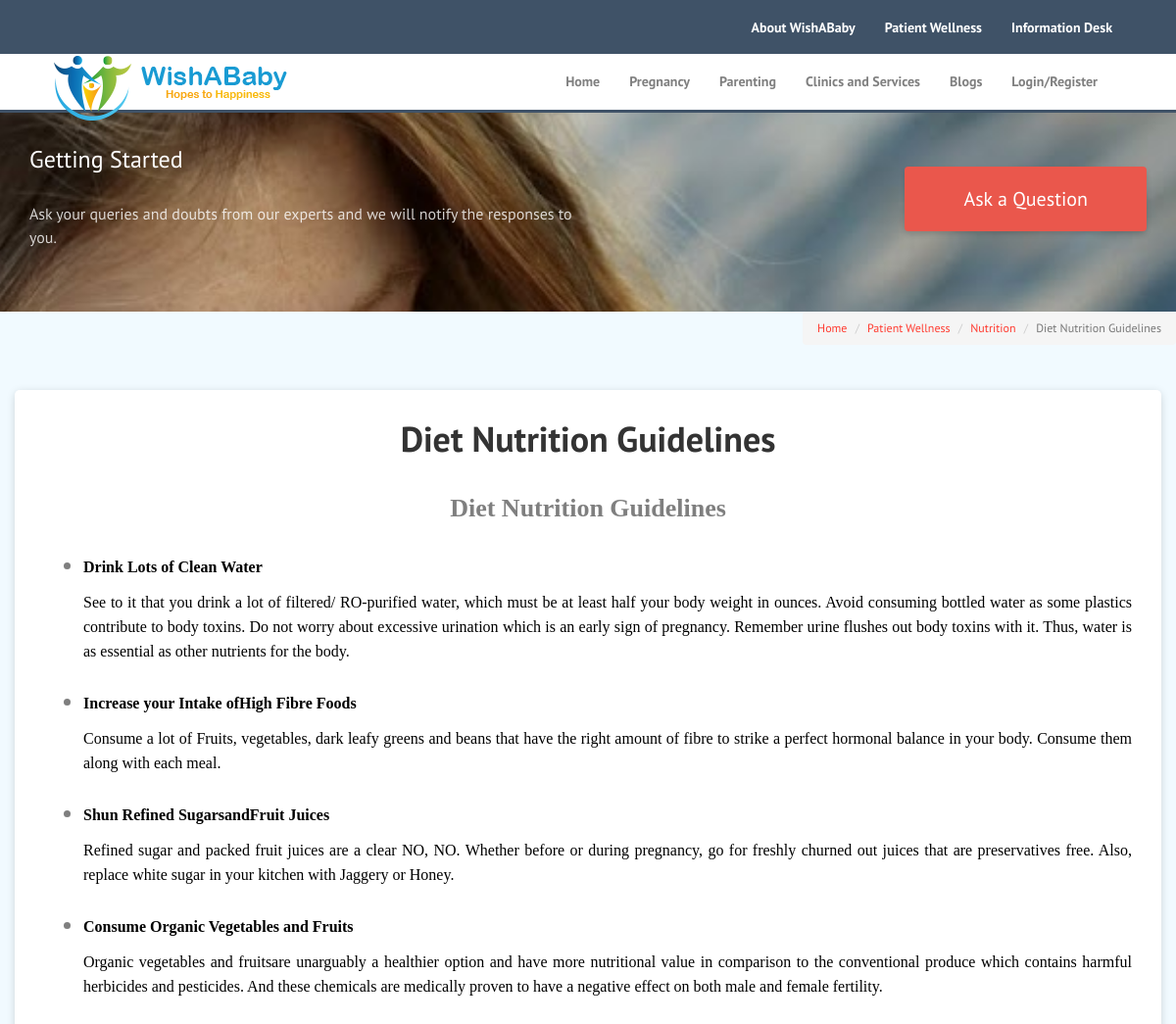
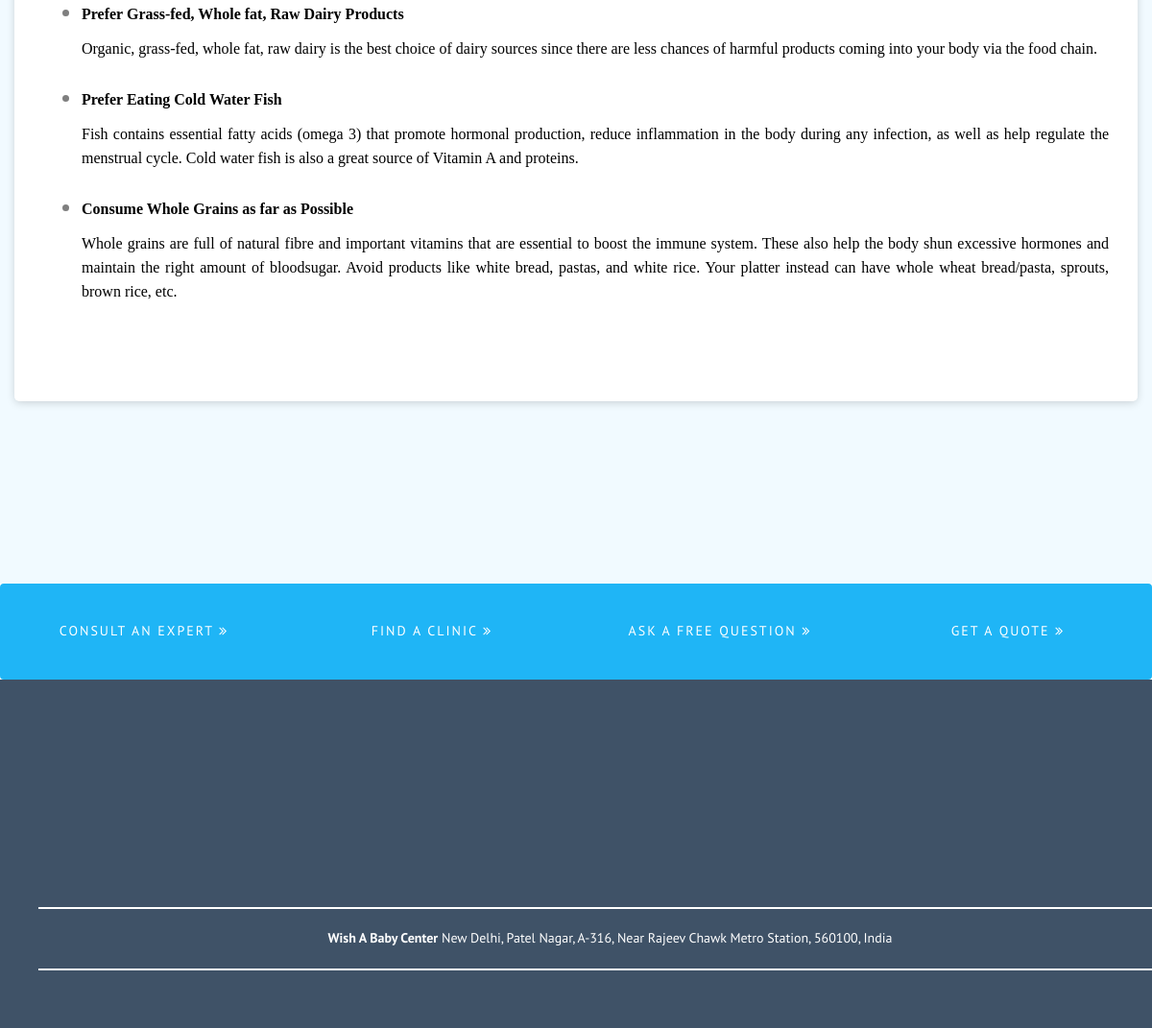
/wish/patient-wellness-1/nutrition/diet-nutrition-guidelines, run on the app's committed database (2 pictures, top to bottom).
### tables this page shows
CREATE TABLE `menu` (
  `menu_id` int(11) NOT NULL,
  `menu_name` varchar(255) NOT NULL,
  `menu_slug` varchar(255) NOT NULL,
  `menu_content` text NOT NULL,
  `menu_title` text NOT NULL,
  `menu_keyword` text NOT NULL,
  `menu_description` text NOT NULL,
  `menu_order` int(11) NOT NULL,
  `menu_top` int(11) NOT NULL
);

CREATE TABLE `nestedmenu` (
  `nest_id` int(11) NOT NULL,
  `nest_name` text NOT NULL,
  `nest_slug` text NOT NULL,
  `nest_submenu_id` int(11) NOT NULL,
  `nest_content` text NOT NULL,
  `nest_title` varchar(255) NOT NULL,
  `nest_keyword` text NOT NULL,
  `nest_description` text NOT NULL,
  `nest_order` int(11) NOT NULL
);

CREATE TABLE `submenu` (
  `submenu_id` int(11) NOT NULL,
  `submenu_name` text NOT NULL,
  `submenu_slug` text NOT NULL,
  `submenu_menu_id` int(11) NOT NULL,
  `submenu_content` text NOT NULL,
  `submenu_title` text NOT NULL,
  `submenu_keyword` text NOT NULL,
  `submenu_description` text NOT NULL,
  `submenu_order` int(11) NOT NULL
);

### application/controllers/Wish.php (called while the page is built, shortened)
<?php
	Class Wish extends CI_Controller
	{
		public function __construct()
		{
			$this->load->model('select');
			$this->cat	=	$this->select->get_all_category();
			$this->menu		=	$this->select->get_all_menu();
			if(count($this->menu))
			{
				$i	=	0;
				foreach($this->menu as $x)
				{
					$array		=	array(
											'submenu_menu_id'	=>	$x['menu_id']
										);
					$submenu	=	$this->select->get_some_submenu($array);
					if(count($submenu))
					{
						$j=0;
						foreach($submenu as $y)
						{
							$array	=	array('nest_submenu_id'		=>		$y['submenu_id']);
							$nestedmenu	=	$this->select->get_header_nestedmenu($array);
							$submenu[$j]['nestedmenu']	=	$nestedmenu;
							$j++;
						}
					}
					$this->menu[$i]['submenu']	=	$submenu;
					$i++;
				}
			}
		}
		public function nestedmenu()
		{
			$nest_slug	=	 $this->uri->segment(4);
			$array		=	 array(
									'nest_slug'		=>	$nest_slug,
									);
			$nestedmenu	=	$this->select->get_one_nestedmenu($array);
			$array	=	array(
								'cat'			=>	$this->cat,
								'menu'			=>	$this->menu,
								'nestedmenu'	=>	$nestedmenu,
							);
			$this->load->view('home/nestedmenu',['array'	=>	$array]);
		}
	}
?>

### index.php (called while the page is built, shortened)
<?php
require_once BASEPATH.'core/CodeIgniter.php';

### application/models/Select.php (called while the page is built, shortened)
<?php
	class Select extends CI_Model
	{
		public function get_all_category()
		{
			$q	=	$this->db->select('cat_name,cat_slug,cat_image,cat_id,cat_details')
							->get('category');
			return $q->result_array();
		}
		public function get_all_menu()
		{
			$q	=	$this->db->select('menu_name,menu_slug,menu_id,menu_top')
							->order_by('menu_order','asc')
							->get('menu');
			return $q->result_array();
		}
		public function get_one_nestedmenu($array)
		{
			$q	=	$this->db->select('*')
							->join('submenu','submenu_id	=	nest_submenu_id')
							->join('menu','menu_id			=	submenu_menu_id')
							->where($array)
							->get('nestedmenu');
			return $q->row_array();
		}
	}
?>

### application/views/home/nestedmenu.php (the view, shortened to what this page needs)
<?php
	$nest	=	$array['nestedmenu'];
?>
<!DOCTYPE html>
 <html class="no-js">
	<head>
	<link rel="stylesheet" href="<?= base_url('assets/front/');?>css/animate.css">
	<link rel="stylesheet" href="<?= base_url('assets/front/');?>css/icomoon.css">
	<link rel="stylesheet" href="<?= base_url('assets/front/');?>css/simple-line-icons.css">
	<link rel="stylesheet" href="<?= base_url('assets/front/');?>css/bootstrap.css">
	<link rel="stylesheet" href="<?= base_url('assets/front/');?>css/owl.carousel.min.css">
	<link rel="stylesheet" href="<?= base_url('assets/front/');?>css/owl.theme.default.min.css">
	<link rel="stylesheet" href="<?= base_url('assets/front/');?>css/style.css">
	<link rel="stylesheet" href="<?= base_url('assets/front/');?>css/list.css">
	<link rel="stylesheet" href="<?= base_url('assets/front/');?>css/new.css">
	</head>
	<body>
	<?php
		include('includes/header.php');
		include('includes/header2.php');
	?>
	<section id="fh5co-pricing" data-section="pricing">
		 <ol class="breadcrumb pull-right" style="font-size:12px;">
		  <li class="breadcrumb-item"><a href="<?= base_url();?>">Home</a></li>
		  <li class="breadcrumb-item"><a href="<?= base_url('wish/'.$nest['menu_slug']);?>"><?= $nest['menu_name'];?></a></li>
		  <li class="breadcrumb-item"><a href="<?= base_url('wish/'.$nest['menu_slug'].'/'.$nest['submenu_slug']);?>"><?= $nest['submenu_name'];?></a></li>
		  <li class="breadcrumb-item active"><?= $nest['nest_name'];?></li>
		</ol>
		<div class="fh5co-pricing">
			<div class="container-fluid">
				<div class="row">
					<div class="col-md-12" >
						<div class="pricing" style="    width: 100%;" >
							<div class="">
								<div class="price-box to-animate-2 popular  " style="width:100%;text-align:left;">
									 <h1 class="text-center"><b><?= $nest['nest_name'];?></b></h1>
									 <?= $nest['nest_content'];?>
								</div>
							</div>
						</div>
					</div>
				</div>
			</div>
		</div>
	</section>
	<?php
		include('includes/footer.php');
	?>
	</body>
</html>

### application/views/home/includes/header.php (shortened to what this page needs)
<?php
	$menu	=	$array['menu'];
?>
<header role="banner" id="fh5co-header">
		<div class="fluid-container">
			<nav class="navbar navbar-default" style="background:#3f5267;">
				<div id="" class="navbar-collapse collapse">
					<ul class="nav navbar-nav navbar-right" style="font-size:14px; font-family: 'PT Sans', Arial, serif;">
						 <?php
						if(count($menu))
						{
							foreach($menu as $x)
							{
							if($x['menu_top']=='1')
								{
								?>
									<li class="dropdown">
									  <a class="external" style="color:white;" href='<?= base_url('wish/'.$x['menu_slug']);?>'><b><?= $x['menu_name'];?></b></a>
									</li>
								<?php
							}
							}
						}
					?>
					</ul>
				</div>
			</nav>
			<nav class="navbar navbar-default"  style="border-bottom:3px solid #3f5267;">
				<div class="navbar-header">
					<a class="navbar-brand" href="<?= base_url();?>"><img style="width:auto;height:auto;margin-top:-25px;" class="img img-responsive logo" src="<?= base_url('img/logo.png');?>"/></a>
				</div>
				<div id="navbar" class="navbar-collapse collapse">
					<ul class="nav navbar-nav navbar-right">
						<li class=""><a href="<?= base_url();?>" class="external"><span><b>Home</b></span></a></li>
						 <?php
						if(count($menu))
						{
							foreach($menu as $x)
							{
								?>
									<li class="dropdown  <?php if($x['menu_top']=='1'){ echo 'hidden-sm hidden-lg hidden-md';}?> " >
									  <a class="external" href='<?= base_url('wish/'.$x['menu_slug']);?>'><b><?= $x['menu_name'];?></b></a>
									</li>
								<?php
							}
						}
					?>
						<li><a class="external" href="<?= base_url('blogs');?>"><b>Blogs</b></a></li>
						<?php
							if(isset($_COOKIE['wish_user_id']) || isset($_COOKIE['wish_clinic_id']) || isset($_COOKIE['wish_expert_id']))
							{
								?>
										<?php
										if(isset($_COOKIE['wish_user_id']))
										{
											?>
											<li class="dropdown">
											<a class="external" href='#'><b>My Account</b></a>
											<ul class="dropdown-menu">
											<li><a class="external" href="<?= base_url('myprofile');?>"><b>My Profile</b></a></li>
											<li class="divider"></li>
											<!-- <li><a class="external" href="<?= base_url('Cart');?>"><b>Cart</b></a></li>
											<li class="divider"></li> -->
											<li><a class="external" href="<?= base_url('dashboard/myappointments');?>"><b>My Appointments</b></a></li>
											<li class="divider"></li>
											<li><a class="external" data-target="#changepasswordmodal" data-toggle="modal" href="#"><b>Change Password</b></a></li>
											<li class="divider"></li>
											<li><a class="external" href="<?= base_url('logout');?>"><b>Sign Out</b></a></li>
											<li class="divider"></li>
											</ul>
											</li>
											<?php
										}
										else if(isset($_COOKIE['wish_clinic_id']))
										{
											?>
												<li><a class="external" href="<?= base_url('dashboard/clinic');?>"><b>My Account</b></a></li>
												<li><a class="external" href="<?= base_url('logout');?>"><b>Sign Out</b></a></li>
											<?php
										}
										else if(isset($_COOKIE['wish_expert_id']))
										{
											?>
												<li><a class="external" href="<?= base_url('dashboard/expert');?>"><b>My Account</b></a></li>
												<li><a class="external" href="<?= base_url('logout');?>"><b>Sign Out</b></a></li>
											<?php
										}
							}
							else
							{
								?>
								<li class="dropdown">
									 <a class="external" href='#'><b>Login/Register</b></a>
								</li>
								<?php
							}
						?>
					</ul>
				</div>
			</nav>
	  </div>
	</header>

### assets/front/css/style.css (style rules this page uses)
body { font-family: "PT Sans", Arial, serif; font-weight: 300; font-size: 20px; line-height: 1.5; color: #666666; color: #7f7f7f; background: #fff; height: 100%; position: relative; }
a { color: #ff3b30; -webkit-transition: 0.5s; -o-transition: 0.5s; transition: 0.5s; }
p { margin-bottom: 1.5em; font-size: 16px; }
h1, h2, h3, h4, h5, h6 { color: #333; font-family: "PT Sans", Arial, serif; font-weight: 400; margin: 0 0 30px 0; }
#fh5co-header { position: absolute; z-index: 99; width: 100%; opacity: 1; top: 0; }
#fh5co-header .navbar { padding-bottom: 0; margin-bottom: 0; }
#fh5co-header #navbar .navbar-right { margin-right: 0; }
#fh5co-header #navbar li a { font-family: "PT Sans", Arial, serif; color: rgba(0, 0, 0, 0.5); position: relative; font-size: 14px; font-weight: 400; }
#fh5co-header #navbar li a span { position: relative; display: block; padding-bottom: 2px; }
#fh5co-header #navbar li a span:before { content: ""; position: absolute; width: 100%; height: 2px; bottom: 0; left: 0; background-color: rgba(255, 255, 255, 0.5); visibility: hidden; -webkit-transform: scaleX(0); -moz-transform: scaleX(0); -ms-transform: scaleX(0); -o-transform: scaleX(0); transform: scaleX(0); -webkit-transition: all 0.3s ease-in-out 0s; -moz-transition: all 0.3s ease-in-out 0s; -ms-transition: all 0.3s ease-in-out 0s; -o-transition: all 0.3s ease-in-out 0s; transition: all 0.3s ease-in-out 0s; }
#fh5co-header .navbar-brand { float: left; display: block; font-size: 24px; font-weight: 700; padding-left: 0; color: #535659; text-transform: uppercase; letter-spacing: 3px; }
#fh5co-header .navbar-default { border: transparent; background: #fff; margin: 0; padding-left: 50px; padding-right: 50px; -webkit-border-radius: 0px; -moz-border-radius: 0px; -ms-border-radius: 0px; border-radius: 0px; }
.fh5co-pricing { padding: 4em 0 6em 0; background: #f1faff; }
.fh5co-pricing .pricing { display: block; float: left; margin-bottom: 30px; }
.fh5co-pricing .price-box { text-align: center; padding: 30px; background: #fff; -webkit-border-radius: 5px; -moz-border-radius: 5px; -ms-border-radius: 5px; border-radius: 5px; margin-bottom: 40px; position: relative; -webkit-box-shadow: 0px 2px 10px -1px rgba(0, 0, 0, 0.19); -moz-box-shadow: 0px 2px 10px -1px rgba(0, 0, 0, 0.19); -ms-box-shadow: 0px 2px 10px -1px rgba(0, 0, 0, 0.19); -o-box-shadow: 0px 2px 10px -1px rgba(0, 0, 0, 0.19); box-shadow: 0px 2px 10px -1px rgba(0, 0, 0, 0.19); }
.js .to-animate, .js .to-animate-2, .js .to-animate-3, .js .single-animate { opacity: 0; }

### data on the page
menu: menu_name "About WishABaby"
menu: menu_name "Information Desk"
menu: menu_name "Pregnancy"
menu: menu_name "Parenting"
menu: menu_name "Clinics and Services"
nestedmenu: menu.menu_name "Patient Wellness", submenu.submenu_name "Nutrition", nest_name "Diet Nutrition Guidelines", nest_content "Diet Nutrition Guidelines Drink Lots of Clean Water See to it that you drink a lot of filtered/ RO-purified water, which must be at least half your body weight in ounces. Avoid consuming bottled water as some plastics contribute to body toxins. Do not worry about excessive urination which is an early sign of pregnancy. Remember urine flushes out body toxins with it. Thus, water is as essential as other nutrients for the body. Increase your Intake ofHigh Fibre Foods Consume a lot of Fruits, vegetables, dark leafy greens and beans that have the right amount of fibre to strike a perfect hormonal balance in your body. Consume them along with each meal. Shun Refined SugarsandFruit Juices Refined…"

### other printed values
$x['menu_name'] "Patient Wellness"
